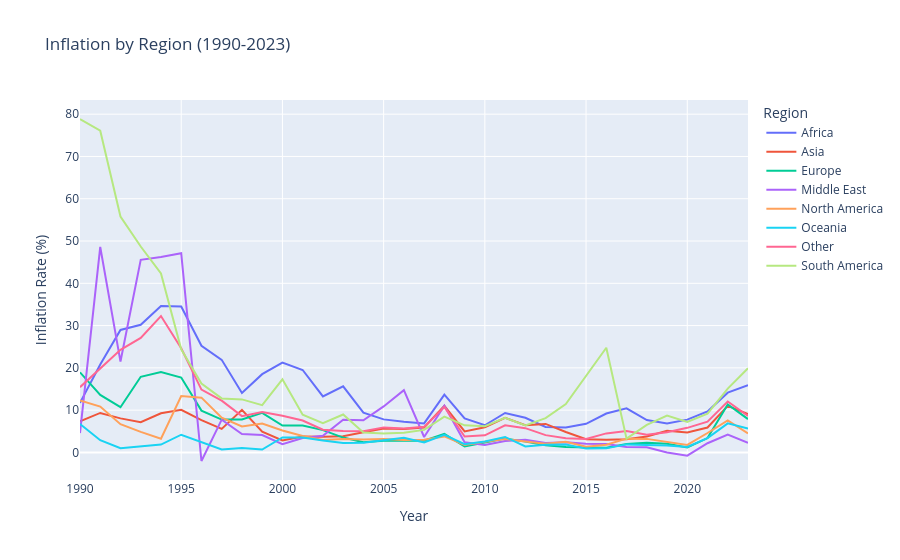

Notebook source saved alongside this figure:
### Code cell
# ============================================
# 03_exploratory_analysis.ipynb
# Global Inflation Analysis - Exploratory Analysis
# ============================================

import pandas as pd
import numpy as np
import matplotlib.pyplot as plt
import seaborn as sns
import plotly.express as px
import plotly.graph_objects as go
from plotly.subplots import make_subplots
import warnings
warnings.filterwarnings('ignore')

# Set style
plt.style.use('seaborn-v0_8-darkgrid')
sns.set_palette("Set2")

print("=" * 60)
print("📊 GLOBAL INFLATION ANALYSIS - EXPLORATORY ANALYSIS")
print("=" * 60)

# ============================================
# 1. Load Cleaned Data (from same folder)
# ============================================

df = pd.read_csv('inflation_cleaned.csv')   # <-- No path, just filename
print(f"✅ Loaded {len(df)} observations from 'inflation_cleaned.csv'")

# ============================================
# 2. Global Inflation Trends
# ============================================

print("\n" + "=" * 60)
print("🌍 GLOBAL INFLATION TRENDS")
print("=" * 60)

# Global average inflation by year
global_trend = df.groupby('Year')['Inflation_Rate_Capped'].mean().reset_index()
global_trend.columns = ['Year', 'Avg_Inflation']

# Global median inflation by year (more robust to outliers)
global_median = df.groupby('Year')['Inflation_Rate_Capped'].median().reset_index()
global_median.columns = ['Year', 'Median_Inflation']

# Plot
fig, ax = plt.subplots(figsize=(12, 6))
ax.plot(global_trend['Year'], global_trend['Avg_Inflation'],
        marker='o', linewidth=2, label='Mean Inflation')
ax.plot(global_median['Year'], global_median['Median_Inflation'],
        marker='s', linewidth=2, label='Median Inflation')
ax.axhline(y=2, color='red', linestyle='--', alpha=0.5, label='Target Inflation (2%)')
ax.set_xlabel('Year')
ax.set_ylabel('Inflation Rate (%)')
ax.set_title('Global Inflation Trends (1990-2023)', fontsize=14, fontweight='bold')
ax.legend()
ax.grid(True, alpha=0.3)
plt.tight_layout()
plt.savefig('global_inflation_trend.png', dpi=300, bbox_inches='tight')   # <-- local file
plt.show()
print("✅ Saved: global_inflation_trend.png")

# ============================================
# 3. Regional Comparison
# ============================================

print("\n" + "=" * 60)
print("🌎 REGIONAL INFLATION COMPARISON")
print("=" * 60)

# Average inflation by region over time
regional_trend = df.groupby(['Year', 'Region'])['Inflation_Rate_Capped'].mean().reset_index()

# Plot with Plotly (interactive) – save HTML locally
fig = px.line(
    regional_trend,
    x='Year',
    y='Inflation_Rate_Capped',
    color='Region',
    title='Inflation by Region (1990-2023)',
    labels={'Inflation_Rate_Capped': 'Inflation Rate (%)'},
    line_shape='linear'
)
fig.write_html('regional_inflation_interactive.html')   # <-- local HTML
print("✅ Saved: regional_inflation_interactive.html")
fig.show()

# Static version
fig2, ax2 = plt.subplots(figsize=(14, 7))

# Get top regions by average inflation
top_regions = df.groupby('Region')['Inflation_Rate_Capped'].mean().sort_values(ascending=False).index[:6]

for region in top_regions:
    region_data = df[df['Region'] == region].groupby('Year')['Inflation_Rate_Capped'].mean()
    ax2.plot(region_data.index, region_data.values, linewidth=2, label=region)

ax2.set_xlabel('Year')
ax2.set_ylabel('Inflation Rate (%)')
ax2.set_title('Inflation by Region (Top 6 Regions)', fontsize=14, fontweight='bold')
ax2.legend(loc='upper left')
ax2.grid(True, alpha=0.3)
plt.tight_layout()
plt.savefig('regional_inflation.png', dpi=300, bbox_inches='tight')   # <-- local file
plt.show()
print("✅ Saved: regional_inflation.png")

# ============================================
# 4. Top/Bottom Inflation Countries
# ============================================

print("\n" + "=" * 60)
print("🏆 COUNTRIES WITH HIGHEST/LOWEST INFLATION")
print("=" * 60)

# Average inflation by country (last 10 years)
recent_years = df[df['Year'] >= 2013]
country_avg = recent_years.groupby('Country')['Inflation_Rate_Capped'].mean().sort_values(ascending=False)

print("\n📈 Top 10 Countries with Highest Average Inflation (2013-2023):")
for i, (country, rate) in enumerate(country_avg.head(10).items(), 1):
    print(f"   {i:2d}. {country}: {rate:.2f}%")

print("\n📉 Top 10 Countries with Lowest Average Inflation (2013-2023):")
for i, (country, rate) in enumerate(country_avg.tail(10).items(), 1):
    print(f"   {i:2d}. {country}: {rate:.2f}%")

# Plot top 20
fig3, ax3 = plt.subplots(figsize=(12, 8))
top_20 = country_avg.head(20)
colors = ['red' if x > 10 else 'orange' if x > 5 else 'green' for x in top_20.values]
ax3.barh(top_20.index, top_20.values, color=colors)
ax3.set_xlabel('Average Inflation Rate (%)')
ax3.set_title('Top 20 Countries by Average Inflation (2013-2023)', fontsize=14, fontweight='bold')
ax3.axvline(x=2, color='blue', linestyle='--', alpha=0.5, label='Target Inflation (2%)')
ax3.legend()
plt.tight_layout()
plt.savefig('top_inflation_countries.png', dpi=300, bbox_inches='tight')   # <-- local file
plt.show()
print("✅ Saved: top_inflation_countries.png")

# ============================================
# 5. Inflation Heatmap (Top Countries)
# ============================================

print("\n" + "=" * 60)
print("🔥 INFLATION HEATMAP")
print("=" * 60)

# Select top 20 countries (by recent inflation)
top_countries = df.groupby('Country')['Inflation_Rate_Capped'].mean().nlargest(20).index
heatmap_data = df[df['Country'].isin(top_countries)].pivot(
    index='Country',
    columns='Year',
    values='Inflation_Rate_Capped'
)

fig4, ax4 = plt.subplots(figsize=(16, 10))
sns.heatmap(
    heatmap_data,
    cmap='RdYlGn_r',  # Red = high inflation, Green = low
    center=5,
    annot=True,
    fmt='.1f',
    linewidths=0.5,
    cbar_kws={'label': 'Inflation Rate (%)'}
)
ax4.set_title('Inflation Heatmap: Top 20 Countries (2013-2023)', fontsize=14, fontweight='bold')
plt.tight_layout()
plt.savefig('inflation_heatmap.png', dpi=300, bbox_inches='tight')   # <-- local file
plt.show()
print("✅ Saved: inflation_heatmap.png")

# ============================================
# 6. Inflation vs GDP Growth (Scatter)
# ============================================

print("\n" + "=" * 60)
print("📈 INFLATION VS GDP GROWTH")
print("=" * 60)

# Latest year data
latest_year = df['Year'].max()
latest_data = df[df['Year'] == latest_year].dropna(subset=['GDP_Growth'])

fig5, ax5 = plt.subplots(figsize=(12, 8))

# Scatter with region coloring
regions = latest_data['Region'].unique()
colors = plt.cm.tab10(np.linspace(0, 1, len(regions)))

for i, region in enumerate(regions):
    region_data = latest_data[latest_data['Region'] == region]
    ax5.scatter(
        region_data['GDP_Growth'],
        region_data['Inflation_Rate_Capped'],
        label=region,
        alpha=0.7,
        s=80
    )

ax5.set_xlabel('GDP Growth (%)')
ax5.set_ylabel('Inflation Rate (%)')
ax5.set_title(f'Inflation vs GDP Growth ({latest_year})', fontsize=14, fontweight='bold')
ax5.axhline(y=2, color='red', linestyle='--', alpha=0.5, label='Target Inflation')
ax5.axvline(x=0, color='gray', linestyle='--', alpha=0.5)
ax5.legend(loc='upper left')
ax5.grid(True, alpha=0.3)
plt.tight_layout()
plt.savefig('inflation_vs_gdp.png', dpi=300, bbox_inches='tight')   # <-- local file
plt.show()
print("✅ Saved: inflation_vs_gdp.png")

# ============================================
# 7. Summary Statistics
# ============================================

print("\n" + "=" * 60)
print("📊 SUMMARY STATISTICS")
print("=" * 60)

print("\n📈 Overall Inflation Statistics (1990-2023):")
print(df['Inflation_Rate_Capped'].describe().round(2))

print("\n🌍 Inflation by Region (1990-2023):")
region_stats = df.groupby('Region')['Inflation_Rate_Capped'].agg(['mean', 'median', 'std']).round(2)
print(region_stats.sort_values('mean', ascending=False))

print("\n📅 Inflation by Decade:")
decade_stats = df.groupby('Decade')['Inflation_Rate_Capped'].mean().round(2)
print(decade_stats)

print("\n✅ Exploratory analysis complete!")

### Figure 1 — Plotly figure (JSON) as saved in the notebook; plotly's stock layout.template omitted (floating-point values rounded to 4 significant figures)
{"data": [{"hovertemplate": "Region=Africa<br>Year=%{x}<br>Inflation Rate (%)=%{y}<extra></extra>", "legendgroup": "Africa", "line": {"color": "#636efa", "dash": "solid", "shape": "linear"}, "marker": {"symbol": "circle"}, "mode": "lines", "name": "Africa", "orientation": "v", "showlegend": true, "type": "scatter", "x": [1990, 1991, 1992, 1993, 1994, 1995, 1996, 1997, 1998, 1999, 2000, 2001, 2002, 2003, 2004, 2005, 2006, 2007, 2008, 2009, 2010, 2011, 2012, 2013, 2014, 2015, 2016, 2017, 2018, 2019, 2020, 2021, 2022, 2023], "xaxis": "x", "y": [11.72, 20.79, 28.97, 30.19, 34.64, 34.5, 25.22, 21.9, 14.07, 18.51, 21.24, 19.5, 13.24, 15.65, 9.408, 7.813, 7.272, 6.864, 13.66, 8.056, 6.428, 9.325, 8.196, 6.038, 5.923, 6.772, 9.204, 10.42, 7.652, 6.845, 7.754, 9.685, 14.14, 15.9], "yaxis": "y"}, {"hovertemplate": "Region=Asia<br>Year=%{x}<br>Inflation Rate (%)=%{y}<extra></extra>", "legendgroup": "Asia", "line": {"color": "#EF553B", "dash": "solid", "shape": "linear"}, "marker": {"symbol": "circle"}, "mode": "lines", "name": "Asia", "orientation": "v", "showlegend": true, "type": "scatter", "x": [1990, 1991, 1992, 1993, 1994, 1995, 1996, 1997, 1998, 1999, 2000, 2001, 2002, 2003, 2004, 2005, 2006, 2007, 2008, 2009, 2010, 2011, 2012, 2013, 2014, 2015, 2016, 2017, 2018, 2019, 2020, 2021, 2022, 2023], "xaxis": "x", "y": [7.349, 9.338, 8.058, 7.134, 9.25, 10.07, 7.639, 5.57, 10.08, 4.903, 2.81, 3.777, 3.735, 3.847, 4.775, 5.637, 5.563, 5.884, 11.03, 4.965, 5.953, 8.161, 6.433, 6.738, 4.834, 3.142, 3.02, 3.133, 3.785, 5.101, 4.721, 5.897, 11.0, 9.089], "yaxis": "y"}, {"hovertemplate": "Region=Europe<br>Year=%{x}<br>Inflation Rate (%)=%{y}<extra></extra>", "legendgroup": "Europe", "line": {"color": "#00cc96", "dash": "solid", "shape": "linear"}, "marker": {"symbol": "circle"}, "mode": "lines", "name": "Europe", "orientation": "v", "showlegend": true, "type": "scatter", "x": [1990, 1991, 1992, 1993, 1994, 1995, 1996, 1997, 1998, 1999, 2000, 2001, 2002, 2003, 2004, 2005, 2006, 2007, 2008, 2009, 2010, 2011, 2012, 2013, 2014, 2015, 2016, 2017, 2018, 2019, 2020, 2021, 2022, 2023], "xaxis": "x", "y": [18.95, 13.6, 10.7, 17.89, 19.01, 17.71, 9.885, 7.762, 7.771, 9.378, 6.362, 6.356, 5.277, 3.508, 2.436, 2.789, 2.837, 2.759, 4.385, 1.4, 2.369, 3.3, 2.554, 1.687, 1.256, 1.194, 1.135, 1.999, 2.296, 2.076, 1.159, 3.4, 11.34, 7.889], "yaxis": "y"}, {"hovertemplate": "Region=Middle East<br>Year=%{x}<br>Inflation Rate (%)=%{y}<extra></extra>", "legendgroup": "Middle East", "line": {"color": "#ab63fa", "dash": "solid", "shape": "linear"}, "marker": {"symbol": "circle"}, "mode": "lines", "name": "Middle East", "orientation": "v", "showlegend": true, "type": "scatter", "x": [1990, 1991, 1992, 1993, 1994, 1995, 1996, 1997, 1998, 1999, 2000, 2001, 2002, 2003, 2004, 2005, 2006, 2007, 2008, 2009, 2010, 2011, 2012, 2013, 2014, 2015, 2016, 2017, 2018, 2019, 2020, 2021, 2022, 2023], "xaxis": "x", "y": [4.588, 48.59, 21.49, 45.55, 46.2, 47.12, -2.028, 7.753, 4.371, 4.116, 1.934, 3.424, 3.934, 7.733, 7.598, 10.88, 14.74, 3.653, 11.07, 2.408, 1.766, 2.684, 3.004, 2.206, 2.417, 2.077, 1.991, 1.282, 1.202, -0.0347, -0.778, 2.171, 4.232, 2.28], "yaxis": "y"}, {"hovertemplate": "Region=North America<br>Year=%{x}<br>Inflation Rate (%)=%{y}<extra></extra>", "legendgroup": "North America", "line": {"color": "#FFA15A", "dash": "solid", "shape": "linear"}, "marker": {"symbol": "circle"}, "mode": "lines", "name": "North America", "orientation": "v", "showlegend": true, "type": "scatter", "x": [1990, 1991, 1992, 1993, 1994, 1995, 1996, 1997, 1998, 1999, 2000, 2001, 2002, 2003, 2004, 2005, 2006, 2007, 2008, 2009, 2010, 2011, 2012, 2013, 2014, 2015, 2016, 2017, 2018, 2019, 2020, 2021, 2022, 2023], "xaxis": "x", "y": [12.28, 10.84, 6.676, 4.856, 3.246, 13.32, 12.96, 8.195, 6.159, 6.836, 5.196, 3.906, 2.958, 3.192, 3.074, 3.198, 2.952, 2.986, 3.778, 1.747, 2.525, 3.159, 2.566, 2.07, 2.516, 1.322, 1.837, 3.256, 3.203, 2.466, 1.782, 4.594, 7.567, 4.508], "yaxis": "y"}, {"hovertemplate": "Region=Oceania<br>Year=%{x}<br>Inflation Rate (%)=%{y}<extra></extra>", "legendgroup": "Oceania", "line": {"color": "#19d3f3", "dash": "solid", "shape": "linear"}, "marker": {"symbol": "circle"}, "mode": "lines", "name": "Oceania", "orientation": "v", "showlegend": true, "type": "scatter", "x": [1990, 1991, 1992, 1993, 1994, 1995, 1996, 1997, 1998, 1999, 2000, 2001, 2002, 2003, 2004, 2005, 2006, 2007, 2008, 2009, 2010, 2011, 2012, 2013, 2014, 2015, 2016, 2017, 2018, 2019, 2020, 2021, 2022, 2023], "xaxis": "x", "y": [6.716, 2.89, 1.013, 1.521, 1.858, 4.191, 2.451, 0.706, 1.063, 0.6844, 3.536, 3.516, 2.829, 2.243, 2.317, 2.864, 3.46, 2.352, 4.155, 1.943, 2.61, 3.666, 1.411, 1.792, 1.858, 0.9005, 0.9616, 1.9, 1.755, 1.615, 1.281, 3.403, 6.883, 5.665], "yaxis": "y"}, {"hovertemplate": "Region=Other<br>Year=%{x}<br>Inflation Rate (%)=%{y}<extra></extra>", "legendgroup": "Other", "line": {"color": "#FF6692", "dash": "solid", "shape": "linear"}, "marker": {"symbol": "circle"}, "mode": "lines", "name": "Other", "orientation": "v", "showlegend": true, "type": "scatter", "x": [1990, 1991, 1992, 1993, 1994, 1995, 1996, 1997, 1998, 1999, 2000, 2001, 2002, 2003, 2004, 2005, 2006, 2007, 2008, 2009, 2010, 2011, 2012, 2013, 2014, 2015, 2016, 2017, 2018, 2019, 2020, 2021, 2022, 2023], "xaxis": "x", "y": [15.43, 19.94, 24.26, 27.08, 32.26, 24.65, 14.86, 12.25, 8.578, 9.544, 8.666, 7.55, 5.371, 5.055, 5.0, 5.922, 5.659, 6.044, 10.74, 3.756, 4.056, 6.423, 5.743, 4.094, 3.372, 3.188, 4.501, 5.053, 4.194, 4.762, 5.815, 7.272, 12.06, 8.605], "yaxis": "y"}, {"hovertemplate": "Region=South America<br>Year=%{x}<br>Inflation Rate (%)=%{y}<extra></extra>", "legendgroup": "South America", "line": {"color": "#B6E880", "dash": "solid", "shape": "linear"}, "marker": {"symbol": "circle"}, "mode": "lines", "name": "South America", "orientation": "v", "showlegend": true, "type": "scatter", "x": [1990, 1991, 1992, 1993, 1994, 1995, 1996, 1997, 1998, 1999, 2000, 2001, 2002, 2003, 2004, 2005, 2006, 2007, 2008, 2009, 2010, 2011, 2012, 2013, 2014, 2015, 2016, 2017, 2018, 2019, 2020, 2021, 2022, 2023], "xaxis": "x", "y": [78.86, 76.1, 55.8, 48.71, 42.33, 24.38, 16.3, 12.78, 12.55, 11.17, 17.29, 8.906, 6.922, 8.975, 4.735, 4.457, 4.68, 5.325, 8.452, 6.402, 6.205, 8.173, 6.406, 8.126, 11.42, 18.15, 24.76, 3.25, 6.529, 8.707, 7.214, 9.157, 15.11, 19.91], "yaxis": "y"}], "layout": {"legend": {"title": {"text": "Region"}, "tracegroupgap": 0}, "title": {"text": "Inflation by Region (1990-2023)"}, "xaxis": {"anchor": "y", "domain": [0, 1], "title": {"text": "Year"}}, "yaxis": {"anchor": "x", "domain": [0, 1], "title": {"text": "Inflation Rate (%)"}}}}
